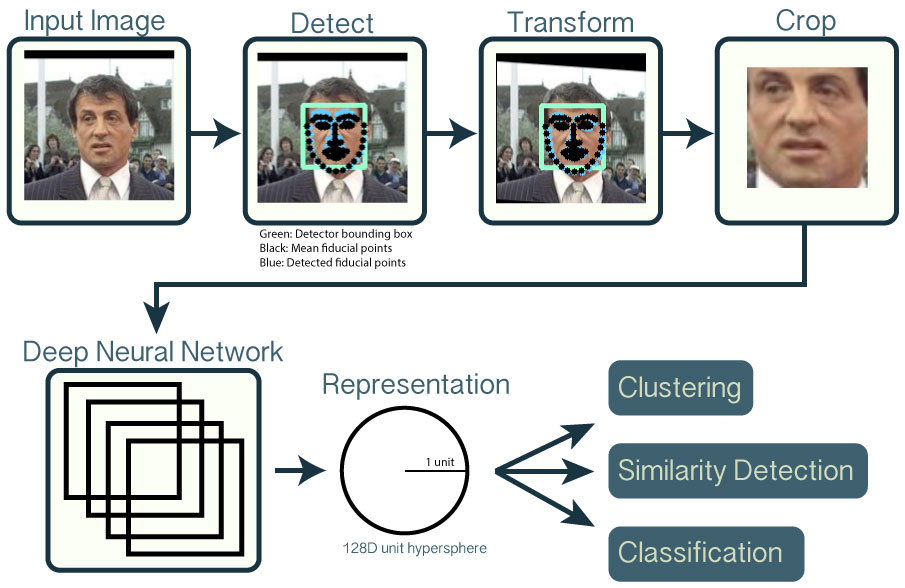
#> input picture openface/images/summary.jpg, 905 x 588 px
$ python resize.py openface/images/summary.jpg
#> lines starting #> are read from the running program, lines starting #| are printed output that depends on the picture
import sys, cv2

#This must match what the SVM Training is expecting in the matrix dimensions
desired_size = 400

def main():
    im_pth = sys.argv[1]
    im = cv2.imread(im_pth)
#> im is the input picture: shape (588, 905, 3); mean B, G, R 208, 209, 206.1
    old_size = im.shape[:2] # old_size is in (height, width) format
#> old_size = (588, 905)
    ratio = float(desired_size)/max(old_size)
#> ratio = 0.442
    new_size = tuple([int(x*ratio) for x in old_size])
#> new_size = (259, 400)
    # new_size should be in (width, height) format
    im = cv2.resize(im, (new_size[1], new_size[0]))
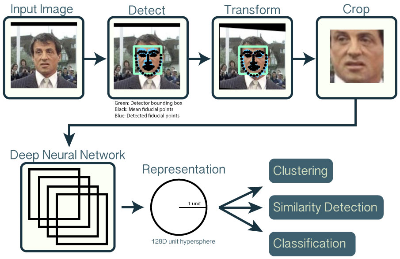
#> im: shape (259, 400, 3); mean B, G, R 207.9, 208.9, 205.9
    delta_w = desired_size - new_size[1]
#> delta_w = 0
    delta_h = desired_size - new_size[0]
#> delta_h = 141
    top, bottom = delta_h//2, delta_h-(delta_h//2)
#> top = 70; bottom = 71
    left, right = delta_w//2, delta_w-(delta_w//2)
#> left = 0; right = 0
    color = [0, 0, 0]
    new_im = cv2.copyMakeBorder(im, top, bottom, left, right, cv2.BORDER_CONSTANT,
        value=color)
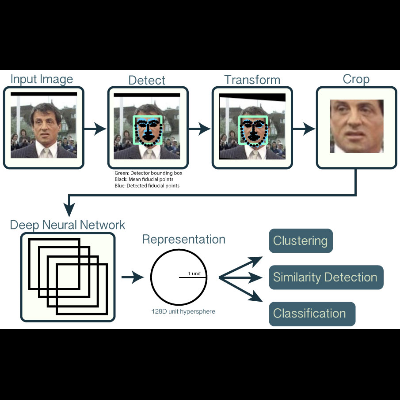
#> new_im: shape (400, 400, 3); mean B, G, R 134.6, 135.2, 133.3
    cv2.imwrite("{}.jpg".format(im_pth), new_im)

if __name__ == "__main__":
    main()

$ run again, on openface/images/nn4.v1.conv1.lennon-1.png
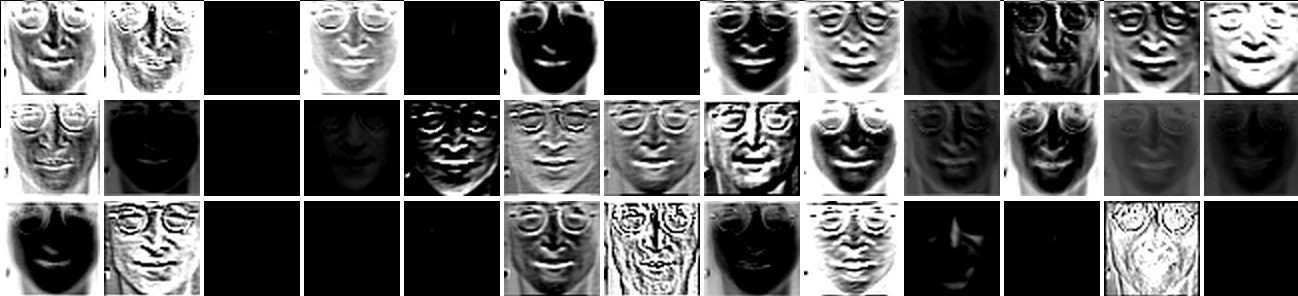
#> input picture openface/images/nn4.v1.conv1.lennon-1.png, 1298 x 296 px
#> in main, im is the input picture: shape (296, 1298, 3); min 0, max 255, mean 95.2
#> in main, `im = cv2.resize(im, (new_size[1], new_size[0]))`:
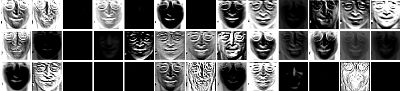
#> im: shape (91, 400, 3); min 0, max 255, mean 96.4
#> in main, `new_im = cv2.copyMakeBorder(im, top, bottom, left, right, cv2.BORDER_C..`:
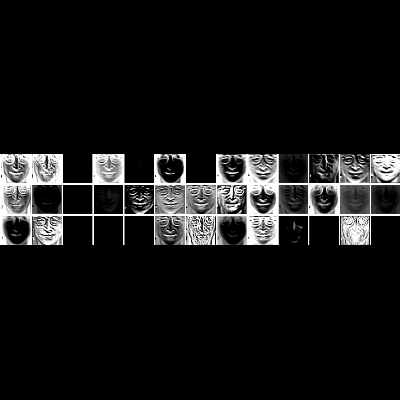
#> new_im: shape (400, 400, 3); min 0, max 255, mean 21.9

$ run again, on openface/images/nn4.v1.conv1.lennon-2.png
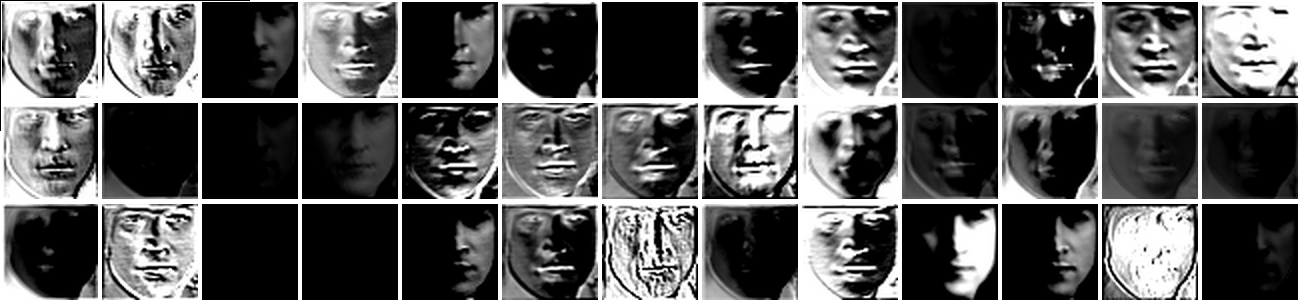
#> input picture openface/images/nn4.v1.conv1.lennon-2.png, 1298 x 301 px
#> in main, im is the input picture: shape (301, 1298, 3); min 0, max 255, mean 88.3
#> in main, `im = cv2.resize(im, (new_size[1], new_size[0]))`:
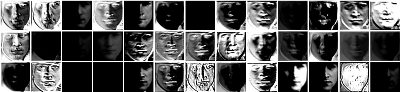
#> im: shape (92, 400, 3); min 0, max 255, mean 87.4
#> in main, `new_im = cv2.copyMakeBorder(im, top, bottom, left, right, cv2.BORDER_C..`:
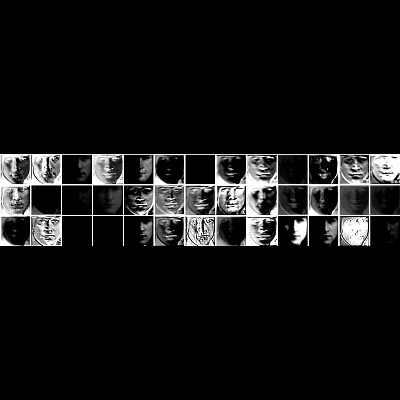
#> new_im: shape (400, 400, 3); min 0, max 255, mean 20.1

$ run again, on openface/images/nn4.v1.loss.png
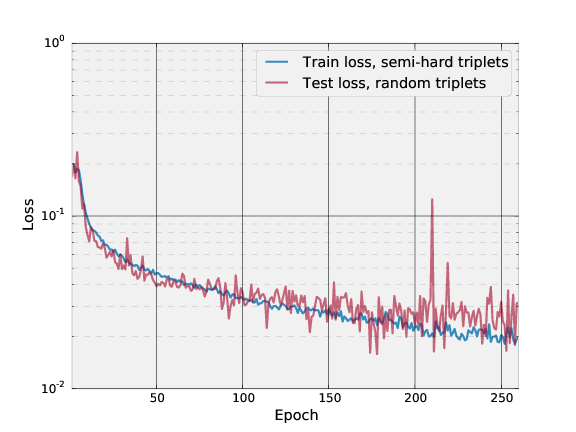
#> input picture openface/images/nn4.v1.loss.png, 576 x 432 px
#> in main, im is the input picture: shape (432, 576, 3); mean B, G, R 238.7, 237.8, 239.7
#> in main, `im = cv2.resize(im, (new_size[1], new_size[0]))`:
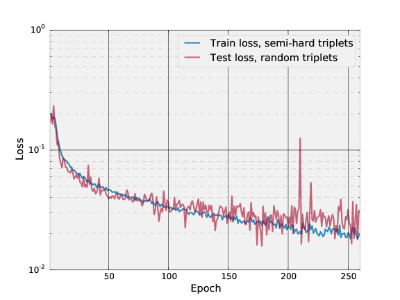
#> im: shape (300, 400, 3); mean B, G, R 238.7, 237.8, 239.8
#> in main, `new_im = cv2.copyMakeBorder(im, top, bottom, left, right, cv2.BORDER_C..`:
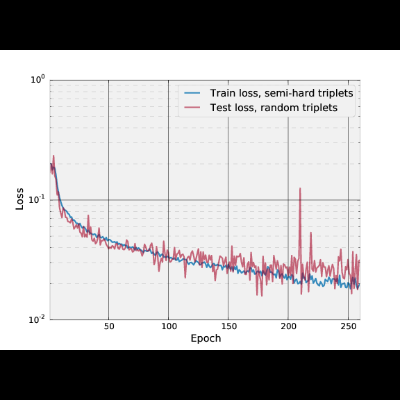
#> new_im: shape (400, 400, 3); mean B, G, R 179, 178.4, 179.8
